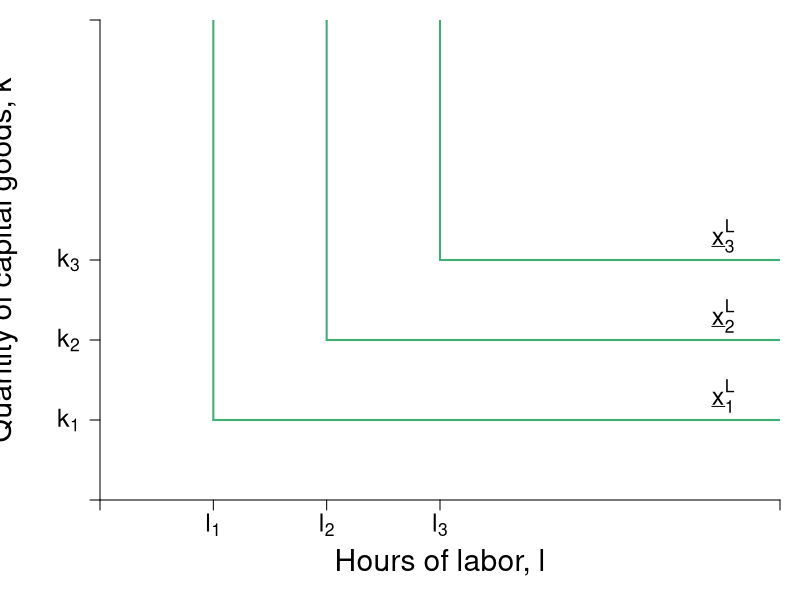

Recreate this plot in R.

pdf(file = "specprodexch/leontief_comparison.pdf", width = 7, height = 7)

#Set parameters for graphics
pointsize <- 1.8
axislabelsize <- 1.8
labelsize <- 1.5
namesize <- 1.8
annotatesize <- 1.5
graphlinewidth <- 2
segmentlinewidth <- 1.5


COL <- c("#7fc97f", "#beaed4", "#fdc086", "#ffff99", "#386cb0", "#f0027f", "#bf5b17", "#666666")
COLA <- c("#e0f3db", "#99d8c9","#66c2a4","#41ae76", "#238b45", "#005824")
COLB <- c("#c6dbef", "#4eb3d3", "#2b8cbe", "#0868ac","#084081")

par(mar =  c(5, 5, 1, 1))

xlims <- c(0, 12)
ylims <- c(0, 12)

npts <- 501 


plot(0, 0, xlim = xlims, ylim = ylims, type = "n",
     xlab = expression(paste("")),
     ylab = expression(paste("")), 
     xaxt = "n", 
     yaxt = "n", 
     cex.lab = axislabelsize, 
     bty = "n",
     xaxs="i", 
     yaxs="i")

ticksy <- c(0, 2, 4, 6, ylims[2])
ylabels <- c(NA, expression(paste(k[1])), expression(paste(k[2])), expression(paste(k[3])), NA)
ticksx <- c(0, 2, 4, 6, xlims[2])
xlabels <- c(NA, expression(paste(l[1])), expression(paste(l[2])), expression(paste(l[3])), NA)

axis(1, at = ticksx, pos = 0, labels = xlabels,cex.axis = labelsize)
axis(2, at = ticksy, pos = 0, labels = ylabels, las = 1, cex.axis = labelsize)

npts <- 500 
xx1 <- seq(xlims[1], xlims[2], length.out = npts)

segments(2, 2, xlims[2], 2, lty = 1, col = COLA[4], lwd = graphlinewidth)
segments(2, 2, 2, ylims[2], lty = 1, col = COLA[4],  lwd = graphlinewidth)

segments(4, 4, xlims[2], 4, lty = 1, col = COLA[4], lwd = graphlinewidth)
segments(4, 4, 4, ylims[2], lty = 1, col = COLA[4],  lwd = graphlinewidth)

segments(6, 6, xlims[2], 6, lty = 1, col = COLA[4], lwd = graphlinewidth)
segments(6, 6, 6, ylims[2], lty = 1, col = COLA[4],  lwd = graphlinewidth)


mtext(expression(paste("Hours of labor, ", l)), side=1, line = 3, cex = axislabelsize)
text(-1.7, 0.5*ylims[2], expression(paste("Quantity of capital goods, ", k)), xpd = TRUE, cex = axislabelsize, srt = 90) 

# points(4, 6, pch = 16, col = "black", cex = 1.5)
text(11, 2.6, expression(paste(underline(x)[1]^L)), cex = labelsize)
text(11, 4.6, expression(paste(underline(x)[2]^L)), cex = labelsize)
text(11, 6.6, expression(paste(underline(x)[3]^L)), cex = labelsize)


# text(10, 11, expression(paste("Feasible")), cex = labelsize)
# text(10, 10.5, expression(paste("production")), cex = labelsize)
# text(10, 10, expression(paste("techniques")), cex = labelsize)
# text(2, 4, expression(paste("Infeasible")), cex = labelsize)
# text(2, 3.5, expression(paste("production")), cex = labelsize)
# text(2, 3, expression(paste("techniques")), cex = labelsize)


#Label mrs function
text(18, 2.5, expression(paste(mrs(x,y) == r[max] - bgroup("(",frac(r[max], x[max]),")")*x)), cex = labelsize)

dev.off()
